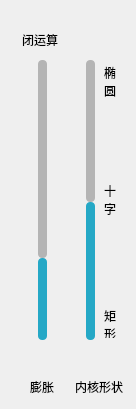
      <widget class="QWidget" name="page_6">
       <widget class="QLabel" name="label_26">
        <property name="geometry">
         <rect>
          <x>30</x>
          <y>374</y>
          <width>33</width>
          <height>26</height>
         </rect>
        </property>
        <property name="styleSheet">
         <string notr="true">font: 87 10pt &quot;Arial Black&quot;;
font: 75 10pt &quot;Microsoft YaHei UI&quot;;</string>
        </property>
        <property name="text">
         <string>膨胀</string>
        </property>
        <property name="margin">
         <number>0</number>
        </property>
        <property name="indent">
         <number>-1</number>
        </property>
       </widget>
       <widget class="QLabel" name="label_13">
        <property name="geometry">
         <rect>
          <x>104</x>
          <y>307</y>
          <width>21</width>
          <height>31</height>
         </rect>
        </property>
        <property name="styleSheet">
         <string notr="true">font: 87 10pt &quot;Arial Black&quot;;
font: 75 8pt &quot;Microsoft YaHei UI&quot;;</string>
        </property>
        <property name="text">
         <string>&lt;html&gt;&lt;head/&gt;&lt;body&gt;矩&lt;br&gt;形&lt;/body&gt;&lt;/html&gt;</string>
        </property>
        <property name="textFormat">
         <enum>Qt::RichText</enum>
        </property>
       </widget>
       <widget class="QSlider" name="verticalSlider_4">
        <property name="geometry">
         <rect>
          <x>80</x>
          <y>60</y>
          <width>21</width>
          <height>280</height>
         </rect>
        </property>
        <property name="cursor">
         <cursorShape>ClosedHandCursor</cursorShape>
        </property>
        <property name="styleSheet">
         <string notr="true">QSlider{
border-radius: 6px;  


}
QSlider::add-page:vertical 
     {      background-color: rgb(37, 168, 198);
        border-radius: 4px;
        width:4px;  
     } 
     QSlider::sub-page:vertical  
    {  
        border-radius: 4px;
	background-color: rgb(180, 180, 180);
        width:4px;  
     }  
    QSlider::groove:vertical   
    {  
        background:transparent;  
        width:9px;
		border:0px solid black;
		border-radius: 7px;
		padding:0px;
        margin:0px;
    }  
    QSlider::handle:vertical  
    {  
         height: 20px;  
       
           border-image: url(:/images/圆形 (5).png);
	 
         margin: 0 -6px;  
     }
QSlider::handle:vertical:hover{
 		 height: 20px;  
        width:15px;  
         
	border-image: url(:/images/圆形 (1).png);
	
         margin: -0 -6px
	

       }


</string>
        </property>
        <property name="maximum">
         <number>2</number>
        </property>
        <property name="value">
         <number>1</number>
        </property>
        <property name="orientation">
         <enum>Qt::Vertical</enum>
        </property>
       </widget>
       <widget class="QSlider" name="verticalSlider_3">
        <property name="geometry">
         <rect>
          <x>32</x>
          <y>60</y>
          <width>21</width>
          <height>280</height>
         </rect>
        </property>
        <property name="cursor">
         <cursorShape>ClosedHandCursor</cursorShape>
        </property>
        <property name="styleSheet">
         <string notr="true">QSlider{
border-radius: 6px;  


}
QSlider::add-page:vertical 
     {      background-color: rgb(37, 168, 198);
        border-radius: 4px;
        width:4px;  
     } 
     QSlider::sub-page:vertical  
    {  
        border-radius: 4px;
	background-color: rgb(180, 180, 180);
        width:4px;  
     }  
    QSlider::groove:vertical   
    {  
        background:transparent;  
        width:9px;
		border:0px solid black;
		border-radius: 7px;
		padding:0px;
        margin:0px;
    }  
    QSlider::handle:vertical  
    {  
         height: 20px;  
       
           border-image: url(:/images/圆形 (5).png);
	 
         margin: 0 -6px;  
     }
QSlider::handle:vertical:hover{
 		 height: 20px;  
        width:15px;  
         
	border-image: url(:/images/圆形 (1).png);
	
         margin: -0 -6px
	

       }


</string>
        </property>
        <property name="maximum">
         <number>10</number>
        </property>
        <property name="value">
         <number>3</number>
        </property>
        <property name="orientation">
         <enum>Qt::Vertical</enum>
        </property>
       </widget>
       <widget class="QLabel" name="label_15">
        <property name="geometry">
         <rect>
          <x>104</x>
          <y>180</y>
          <width>16</width>
          <height>41</height>
         </rect>
        </property>
        <property name="styleSheet">
         <string notr="true">font: 87 10pt &quot;Arial Black&quot;;
font: 8pt &quot;Microsoft YaHei UI&quot;;</string>
        </property>
        <property name="text">
         <string>&lt;html&gt;&lt;head/&gt;&lt;body&gt;十&lt;br&gt;字&lt;/body&gt;&lt;/html&gt;</string>
        </property>
       </widget>
       <widget class="QLabel" name="label_27">
        <property name="geometry">
         <rect>
          <x>67</x>
          <y>374</y>
          <width>60</width>
          <height>26</height>
         </rect>
        </property>
        <property name="styleSheet">
         <string notr="true">font: 87 10pt &quot;Arial Black&quot;;
font: 75 10pt &quot;Microsoft YaHei UI&quot;;</string>
        </property>
        <property name="lineWidth">
         <number>1</number>
        </property>
        <property name="text">
         <string>内核形状</string>
        </property>
        <property name="margin">
         <number>-8</number>
        </property>
        <property name="indent">
         <number>8</number>
        </property>
       </widget>
       <widget class="QLabel" name="label_16">
        <property name="geometry">
         <rect>
          <x>104</x>
          <y>62</y>
          <width>21</width>
          <height>41</height>
         </rect>
        </property>
        <property name="styleSheet">
         <string notr="true">font: 87 10pt &quot;Arial Black&quot;;
font: 8pt &quot;Microsoft YaHei UI&quot;;</string>
        </property>
        <property name="text">
         <string>&lt;html&gt;&lt;head/&gt;&lt;body&gt;&lt;p&gt;椭&lt;br/&gt;圆&lt;/p&gt;&lt;/body&gt;&lt;/html&gt;</string>
        </property>
        <property name="textFormat">
         <enum>Qt::RichText</enum>
        </property>
        <property name="alignment">
         <set>Qt::AlignLeading|Qt::AlignLeft|Qt::AlignVCenter</set>
        </property>
       </widget>
       <widget class="QLabel" name="label_25">
        <property name="geometry">
         <rect>
          <x>22</x>
          <y>30</y>
          <width>41</width>
          <height>20</height>
         </rect>
        </property>
        <property name="styleSheet">
         <string notr="true">font: 87 10pt &quot;Arial Black&quot;;
font: 75 10pt &quot;Microsoft YaHei UI&quot;;</string>
        </property>
        <property name="text">
         <string>闭运算</string>
        </property>
       </widget>
      </widget>
